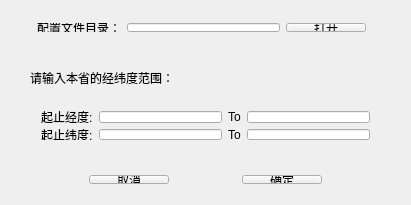
<?xml version="1.0" encoding="UTF-8"?>
<ui version="4.0">
 <class>InitWnd</class>
 <widget class="QWidget" name="InitWnd">
  <property name="geometry">
   <rect>
    <x>0</x>
    <y>0</y>
    <width>411</width>
    <height>205</height>
   </rect>
  </property>
  <property name="windowTitle">
   <string>InitWnd</string>
  </property>
  <widget class="QWidget" name="layoutWidget">
   <property name="geometry">
    <rect>
     <x>26</x>
     <y>12</y>
     <width>351</width>
     <height>31</height>
    </rect>
   </property>
   <layout class="QHBoxLayout" name="horizontalLayout">
    <item>
     <widget class="QLabel" name="label">
      <property name="text">
       <string>配置文件目录：</string>
      </property>
     </widget>
    </item>
    <item>
     <widget class="QLineEdit" name="cfgFilePath"/>
    </item>
    <item>
     <widget class="QPushButton" name="initDlgOpenPath">
      <property name="sizePolicy">
       <sizepolicy hsizetype="Fixed" vsizetype="Fixed">
        <horstretch>0</horstretch>
        <verstretch>0</verstretch>
       </sizepolicy>
      </property>
      <property name="text">
       <string>打开</string>
      </property>
     </widget>
    </item>
   </layout>
  </widget>
  <widget class="QWidget" name="layoutWidget">
   <property name="geometry">
    <rect>
     <x>10</x>
     <y>164</y>
     <width>391</width>
     <height>31</height>
    </rect>
   </property>
   <layout class="QHBoxLayout" name="horizontalLayout_2">
    <item>
     <spacer name="horizontalSpacer">
      <property name="orientation">
       <enum>Qt::Horizontal</enum>
      </property>
      <property name="sizeHint" stdset="0">
       <size>
        <width>40</width>
        <height>20</height>
       </size>
      </property>
     </spacer>
    </item>
    <item>
     <widget class="QPushButton" name="initDlgCancel">
      <property name="text">
       <string>取消</string>
      </property>
     </widget>
    </item>
    <item>
     <spacer name="horizontalSpacer_2">
      <property name="orientation">
       <enum>Qt::Horizontal</enum>
      </property>
      <property name="sizeHint" stdset="0">
       <size>
        <width>40</width>
        <height>20</height>
       </size>
      </property>
     </spacer>
    </item>
    <item>
     <widget class="QPushButton" name="initDlgOk">
      <property name="text">
       <string>确定</string>
      </property>
     </widget>
    </item>
    <item>
     <spacer name="horizontalSpacer_3">
      <property name="orientation">
       <enum>Qt::Horizontal</enum>
      </property>
      <property name="sizeHint" stdset="0">
       <size>
        <width>40</width>
        <height>20</height>
       </size>
      </property>
     </spacer>
    </item>
   </layout>
  </widget>
  <widget class="QLabel" name="label_2">
   <property name="geometry">
    <rect>
     <x>20</x>
     <y>74</y>
     <width>54</width>
     <height>12</height>
    </rect>
   </property>
   <property name="text">
    <string/>
   </property>
  </widget>
  <widget class="QLabel" name="label_5">
   <property name="geometry">
    <rect>
     <x>232</x>
     <y>101</y>
     <width>16</width>
     <height>16</height>
    </rect>
   </property>
   <property name="text">
    <string/>
   </property>
  </widget>
  <widget class="QLabel" name="label_6">
   <property name="geometry">
    <rect>
     <x>238</x>
     <y>127</y>
     <width>16</width>
     <height>16</height>
    </rect>
   </property>
   <property name="text">
    <string/>
   </property>
  </widget>
  <widget class="QWidget" name="layoutWidget">
   <property name="geometry">
    <rect>
     <x>30</x>
     <y>100</y>
     <width>351</width>
     <height>51</height>
    </rect>
   </property>
   <layout class="QGridLayout" name="gridLayout">
    <item row="0" column="0">
     <widget class="QLabel" name="label_3">
      <property name="text">
       <string>起止经度:</string>
      </property>
     </widget>
    </item>
    <item row="0" column="1">
     <widget class="QLineEdit" name="initDlglon1"/>
    </item>
    <item row="0" column="2">
     <widget class="QLabel" name="label_7">
      <property name="text">
       <string>To</string>
      </property>
     </widget>
    </item>
    <item row="0" column="3">
     <widget class="QLineEdit" name="initDlglon2"/>
    </item>
    <item row="1" column="0">
     <widget class="QLabel" name="label_4">
      <property name="text">
       <string>起止纬度:</string>
      </property>
     </widget>
    </item>
    <item row="1" column="1">
     <widget class="QLineEdit" name="initDlglat1"/>
    </item>
    <item row="1" column="2">
     <widget class="QLabel" name="label_8">
      <property name="text">
       <string>To</string>
      </property>
     </widget>
    </item>
    <item row="1" column="3">
     <widget class="QLineEdit" name="initDlglat2"/>
    </item>
   </layout>
  </widget>
  <widget class="QLabel" name="label_9">
   <property name="geometry">
    <rect>
     <x>30</x>
     <y>70</y>
     <width>141</width>
     <height>16</height>
    </rect>
   </property>
   <property name="text">
    <string>请输入本省的经纬度范围：</string>
   </property>
  </widget>
 </widget>
 <layoutdefault spacing="6" margin="11"/>
 <resources/>
 <connections/>
</ui>
